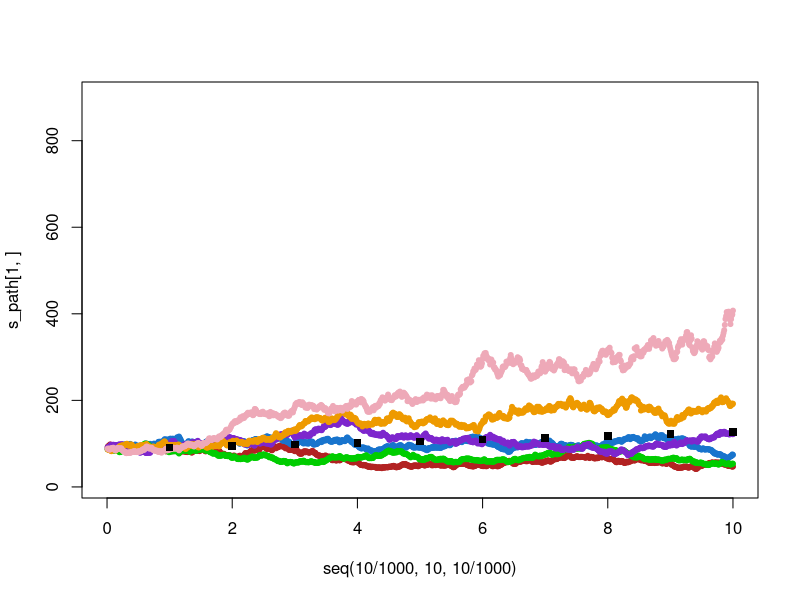
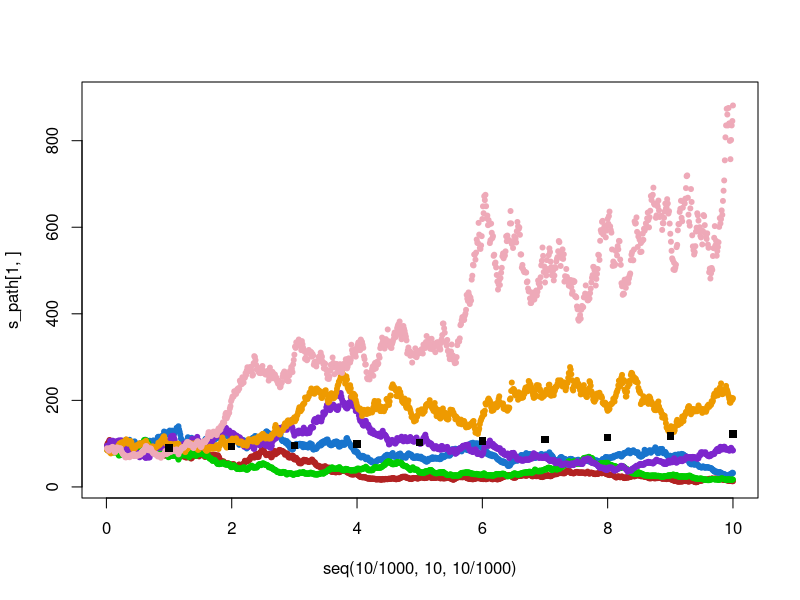

The R script that drew these images, in order: (Note: this script raises an error after producing the figures.)
s_path <- read.csv("s_paths.csv", header = F)
plot(x = seq(10/1000,10,10/1000), y = s_path[1,], col = "firebrick", pch = 20, ylim = c(10,900),xlim = c(0,10))
points(x = seq(10/1000,10,10/1000), y = s_path[2,], col = "dodgerblue3", pch = 20)
points(x = seq(10/1000,10,10/1000), y = s_path[3,], col = "green3", pch = 20)
points(x = seq(10/1000,10,10/1000), y = s_path[4,], col = "purple3", pch = 20)
points(x = seq(10/1000,10,10/1000), y = s_path[5,], col = "orange2", pch = 20)
points(x = seq(10/1000,10,10/1000), y = s_path[6,], col = "pink2", pch = 20)

s <- read.csv("s_n.csv",header = F)
s <- t(s)
points(y=mean(s[,1]), x = 1, col = "black", pch = 15)
for(i in c(2:10)){
  points(y=mean(s[,i]), x = i, col = "black", pch = 15)
}

s_path <- read.csv("s_paths2.csv", header = F)
plot(x = seq(10/1000,10,10/1000), y = s_path[1,], col = "firebrick", pch = 20, ylim = c(10,900))
points(x = seq(10/1000,10,10/1000), y = s_path[2,], col = "dodgerblue3", pch = 20)
points(x = seq(10/1000,10,10/1000), y = s_path[3,], col = "green3", pch = 20)
points(x = seq(10/1000,10,10/1000), y = s_path[4,], col = "purple3", pch = 20)
points(x = seq(10/1000,10,10/1000), y = s_path[5,], col = "orange2", pch = 20)
points(x = seq(10/1000,10,10/1000), y = s_path[6,], col = "pink2", pch = 20)

s <- read.csv("s_n2.csv",header = F)
s <- t(s)
points(y=mean(s[,1]), x = 1, col = "black", pch = 15)
for(i in c(2:1000)){
  points(y=mean(s[,i]), x = i, col = "black", pch = 15)
}
